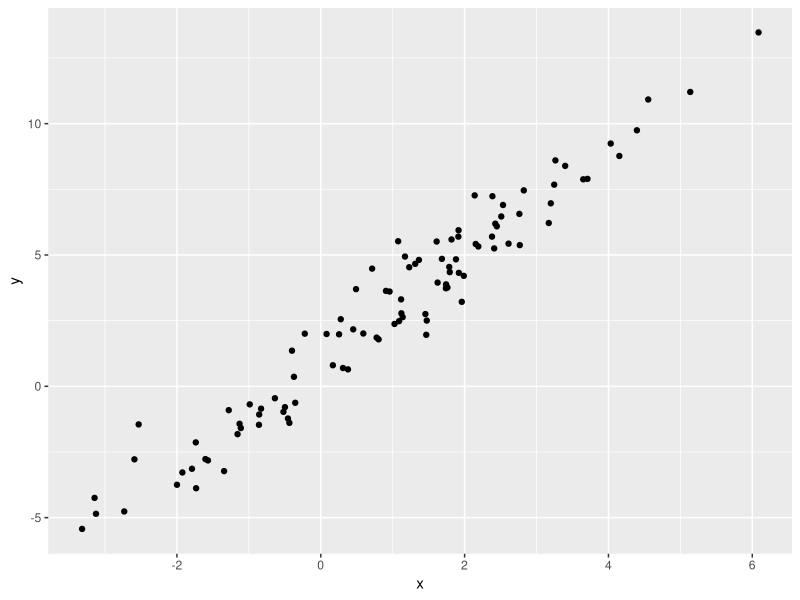

Write the R code that produced this figure.
## ---- chunk 1
library(tidyverse)
## ---- chunk 2
plot_df = 
  tibble(
    x = rnorm(100, mean = 1, sd = 2), 
    y = 1 + 2*x + rnorm(100)
  )
## ---- chunk 3
plot_df |> 
  ggplot(aes(x = x, y = y)) +
  geom_point()
